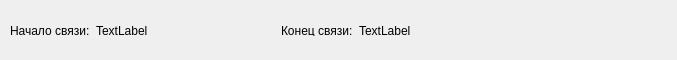
<?xml version="1.0" encoding="UTF-8"?>
<ui version="4.0">
 <class>Form</class>
 <widget class="QWidget" name="Form">
  <property name="geometry">
   <rect>
    <x>0</x>
    <y>0</y>
    <width>677</width>
    <height>60</height>
   </rect>
  </property>
  <property name="windowTitle">
   <string>Form</string>
  </property>
  <widget class="QWidget" name="layoutWidget">
   <property name="geometry">
    <rect>
     <x>10</x>
     <y>20</y>
     <width>401</width>
     <height>22</height>
    </rect>
   </property>
   <layout class="QHBoxLayout" name="horizontalLayout">
    <item>
     <widget class="QLabel" name="start">
      <property name="maximumSize">
       <size>
        <width>80</width>
        <height>10</height>
       </size>
      </property>
      <property name="text">
       <string>Начало связи:</string>
      </property>
     </widget>
    </item>
    <item>
     <widget class="QLabel" name="start_value">
      <property name="maximumSize">
       <size>
        <width>150</width>
        <height>10</height>
       </size>
      </property>
      <property name="text">
       <string>TextLabel</string>
      </property>
     </widget>
    </item>
    <item>
     <spacer name="horizontalSpacer_3">
      <property name="orientation">
       <enum>Qt::Horizontal</enum>
      </property>
      <property name="sizeHint" stdset="0">
       <size>
        <width>40</width>
        <height>10</height>
       </size>
      </property>
     </spacer>
    </item>
    <item>
     <widget class="QLabel" name="end">
      <property name="maximumSize">
       <size>
        <width>80</width>
        <height>10</height>
       </size>
      </property>
      <property name="text">
       <string>Конец связи:</string>
      </property>
     </widget>
    </item>
    <item>
     <widget class="QLabel" name="end_value">
      <property name="maximumSize">
       <size>
        <width>150</width>
        <height>10</height>
       </size>
      </property>
      <property name="text">
       <string>TextLabel</string>
      </property>
     </widget>
    </item>
   </layout>
  </widget>
 </widget>
 <resources/>
 <connections/>
</ui>
